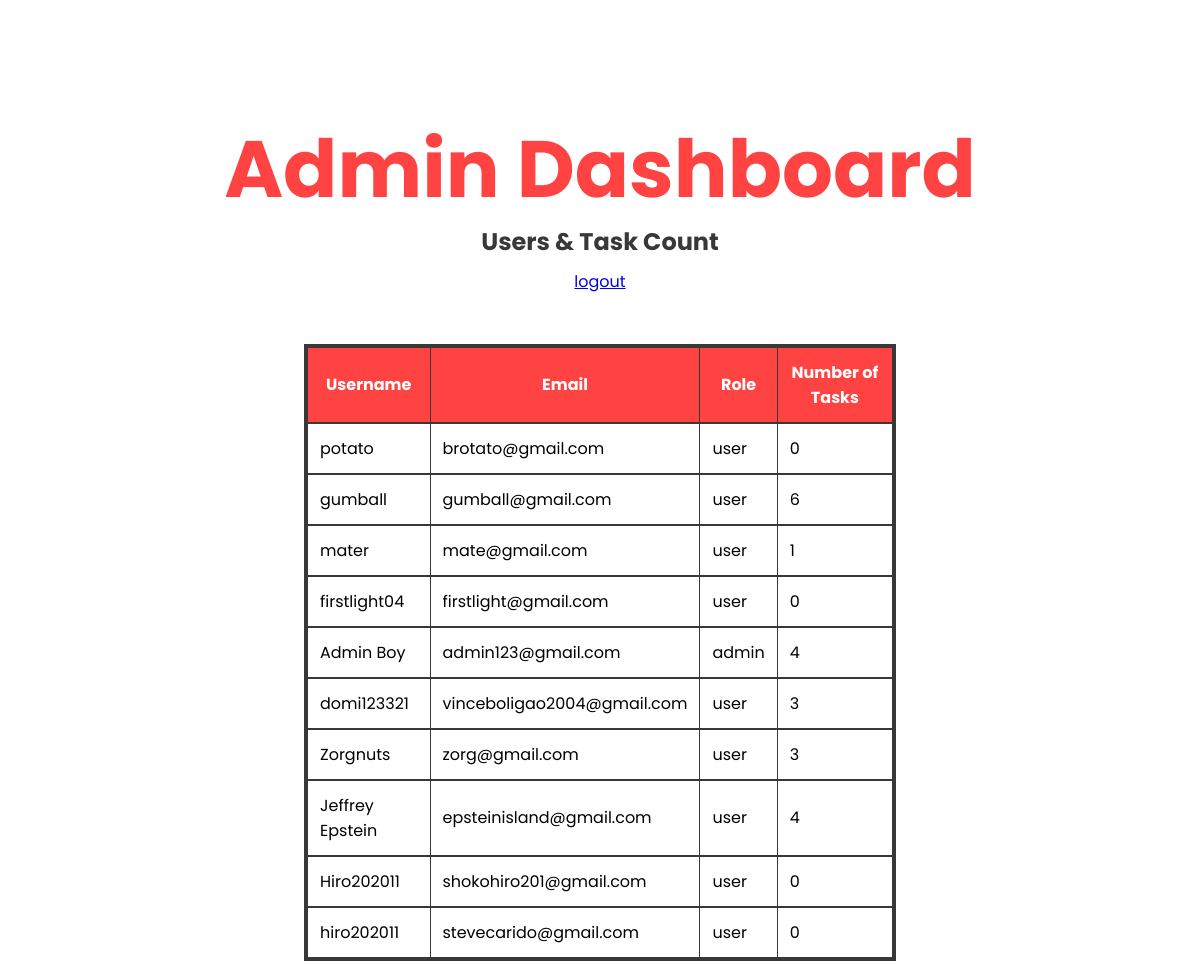
Screenshot of /admin (signed in) with the database file from the repository.
### Website/models.py (models this page shows)
class User(db.Model, UserMixin):
    id = db.Column(db.Integer,primary_key=True)
    email = db.Column(db.String(150), unique=True, nullable=False)
    password_hash = db.Column(db.String(256), nullable=False)
    role = db.Column(db.String(20), default='user')
    username = db.Column(db.String(30))
    todos = db.relationship('Todo', backref='user',lazy=True)

### Website/routes.py (the view)
@bp.route('/admin')
@login_required
def admin():
    if current_user.role != 'admin':
        abort(403)
    users = User.query.all()
    return render_template('admin.html', users=users)

### Website/templates/admin.html (shortened to what this page needs)
{% extends 'base.html' %}
{% block styles %}<link rel="stylesheet" href="../static/styles/admin.css">{% endblock %}
{% block content %}
    <div class="header">
        <h1>Admin Dashboard</h1>
        <h2>Users & Task Count</h2>
        <a href="{{url_for('routes.logout')}}">logout</a>
    </div>
    <div class="table-container">
        <table border="1" cellpadding="8">
            <tr>
                <th>Username</th>
                <th>Email</th>
                <th>Role</th>
                <th>Number of Tasks</th>
            </tr>
            {% for user in users %}
            <tr>
                <td>{{ user.username }}</td>
                <td>{{ user.email }}</td>
                <td>{{ user.role }}</td>
                <td>{{ user.todos | length }}</td>
            </tr>
            {% endfor %}
        </table>
    </div>
{% endblock %}

### Website/templates/base.html (shortened to what this page needs)
<!DOCTYPE html>
<html lang="en">
<head>
    {% block styles %}{% endblock %}
</head>
<body>
    {% block content %}
    {% endblock%}
</body>
</html>

### Website/static/styles/admin.css (style rules this page uses)
body { display: flex; flex-direction: column; font-family: 'Poppins', sans-serif; margin-top: 80px; }
.header { display: flex; align-items: center; justify-content: center; flex-direction: column; }
h1 { font-size: 80px; margin-bottom: 10px; line-height: 70px; color: #ff4343; }
h2 { margin: 10px; color: #383838; }
table { background-color: rgb(255, 255, 255); border: solid 4px #383838; border-collapse: collapse; }
td { border-bottom: 2px solid #383838; padding: 12px; }
th { border-bottom: 2px solid #383838; padding: 12px; background-color: #ff4343; color:white; }
.table-container { display: flex; flex-direction: column; margin: 0% 25%; margin-top: 50px; }

### rows the page displays
User: username "potato", email "brotato@gmail.com", role "user", todos|length "0"
User: username "gumball", email "gumball@gmail.com", role "user", todos|length "6"
User: username "mater", email "mate@gmail.com", role "user", todos|length "1"
User: username "firstlight04", email "firstlight@gmail.com", role "user", todos|length "0"
User: username "Admin Boy", email "admin123@gmail.com", role "admin", todos|length "4"
User: username "domi123321", email "vinceboligao2004@gmail.com", role "user", todos|length "3"
User: username "Zorgnuts", email "zorg@gmail.com", role "user", todos|length "3"
User: username "Jeffrey Epstein", email "epsteinisland@gmail.com", role "user", todos|length "4"
User: username "Hiro202011", email "shokohiro201@gmail.com", role "user", todos|length "0"
User: username "hiro202011", email "stevecarido@gmail.com", role "user", todos|length "0"
